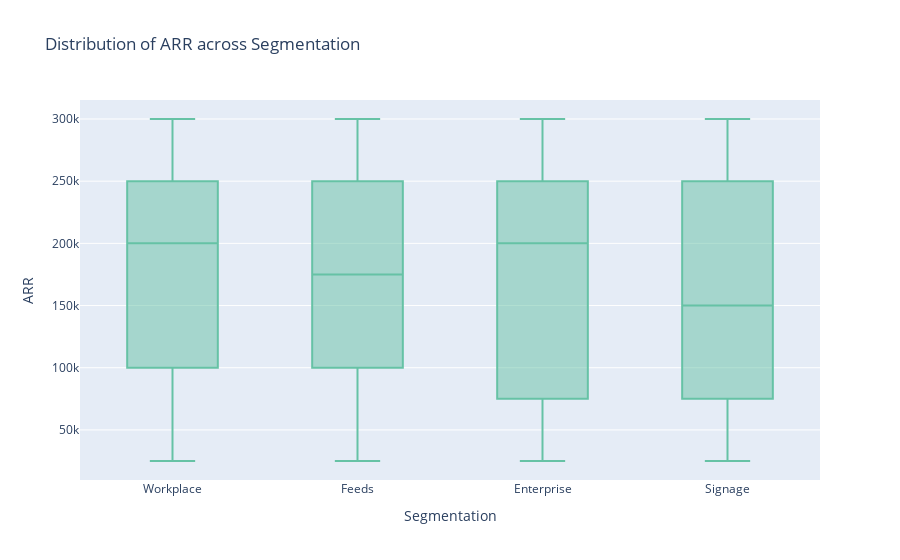

Notebook code cell kept with this figure:
### Code cell
# ARR across Segmentation
fig = px.box(df, x='Segmentation', y='ARR', color_discrete_sequence=px.colors.qualitative.Set2, title='Distribution of ARR across Segmentation')
fig.show()

### Figure 1 — Plotly figure (JSON) as saved in the notebook; plotly's stock layout.template omitted (floating-point values rounded to 4 significant figures; data arrays with more than 128 entries replaced by an {"elided": "..."} marker saying what was removed)
{"data": [{"alignmentgroup": "True", "hovertemplate": "Segmentation=%{x}<br>ARR=%{y}<extra></extra>", "legendgroup": "", "marker": {"color": "rgb(102,194,165)"}, "name": "", "notched": false, "offsetgroup": "", "orientation": "v", "showlegend": false, "type": "box", "x": {"elided": "499 str values"}, "x0": " ", "xaxis": "x", "y": {"elided": "499 int values"}, "y0": " ", "yaxis": "y"}], "layout": {"boxmode": "group", "legend": {"tracegroupgap": 0}, "title": {"text": "Distribution of ARR across Segmentation"}, "xaxis": {"anchor": "y", "domain": [0, 1], "title": {"text": "Segmentation"}}, "yaxis": {"anchor": "x", "domain": [0, 1], "title": {"text": "ARR"}}}}
